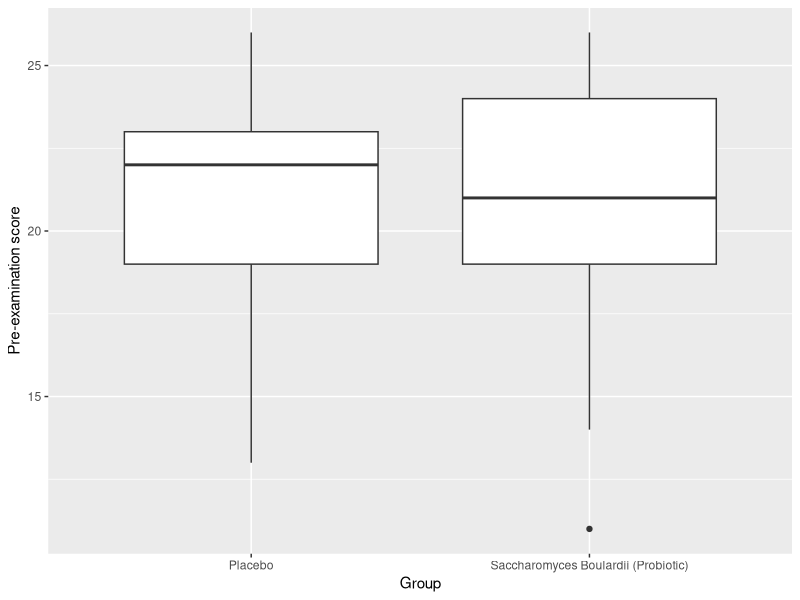

This chart was generated by the following R code: (Note: this script raises an error after producing the figure.)
# Dataset Prep

# Dataset read-in - install and load required packages (tidyverse and readxl)
library(tidyverse)
library(readxl)
read_excel("Probiotics-Academic-Stress.xlsx")

# Name the dataset
probiotics.dataset <- read_excel("Probiotics-Academic-Stress.xlsx")

# Use dplyr functions to further select, filter and arrange dataset
# Display only the variables required
probiotics.stress.data <- probiotics.dataset |>
  filter(`Drop-out`== 0) |>
  rename("Perceived Stress Scale" = "PSS-10", "State-Trait Anxiety Inventory" = "STAI trait", "Age" = "Age [years]", "Exam score" = "Pharmacology examination points", "Pre-examination score" = "Pharmacology pre-examination test", "Group" = "Group (enrolment)") |>
  mutate(`Group`= recode(`Group`, "P" = "Placebo", "S" = "Saccharomyces Boulardii (Probiotic)")) |>
  select(`Participant code`, `Group`, Sex, `Age`, `Perceived Stress Scale`, `State-Trait Anxiety Inventory`, `Exam score`, `Pharmacology examination set`, `Pre-examination score`, `State anxiety "at rest"`, `State anxiety "under stress"`, `Salivary cortisol "at rest" [ng/ml]`, `Salivary cortisol "under stress" [ng/ml]`, `Pulse rate "at rest" [min-1]`, `Pulse rate "under stress" [min-1]`) |>
  arrange(`Group`, `Participant code`)

write_csv(probiotics.stress.data, file =  "final-probiotics-stress-data.csv")

# Check the data types for each column
column_types <- sapply(probiotics.stress.data, class)
print(column_types)

# Boxplot - divided by categories = examination score and treatment groups
# Group by treatments first
# Shape does not work for dot plots - only box plot

ggplot(data = probiotics.stress.data) + geom_boxplot(aes(x = `Group`, y = `Pre-examination score`))

ggplot(data = probiotics.stress.data) + geom_bar(x = `Pre-examination score`)


